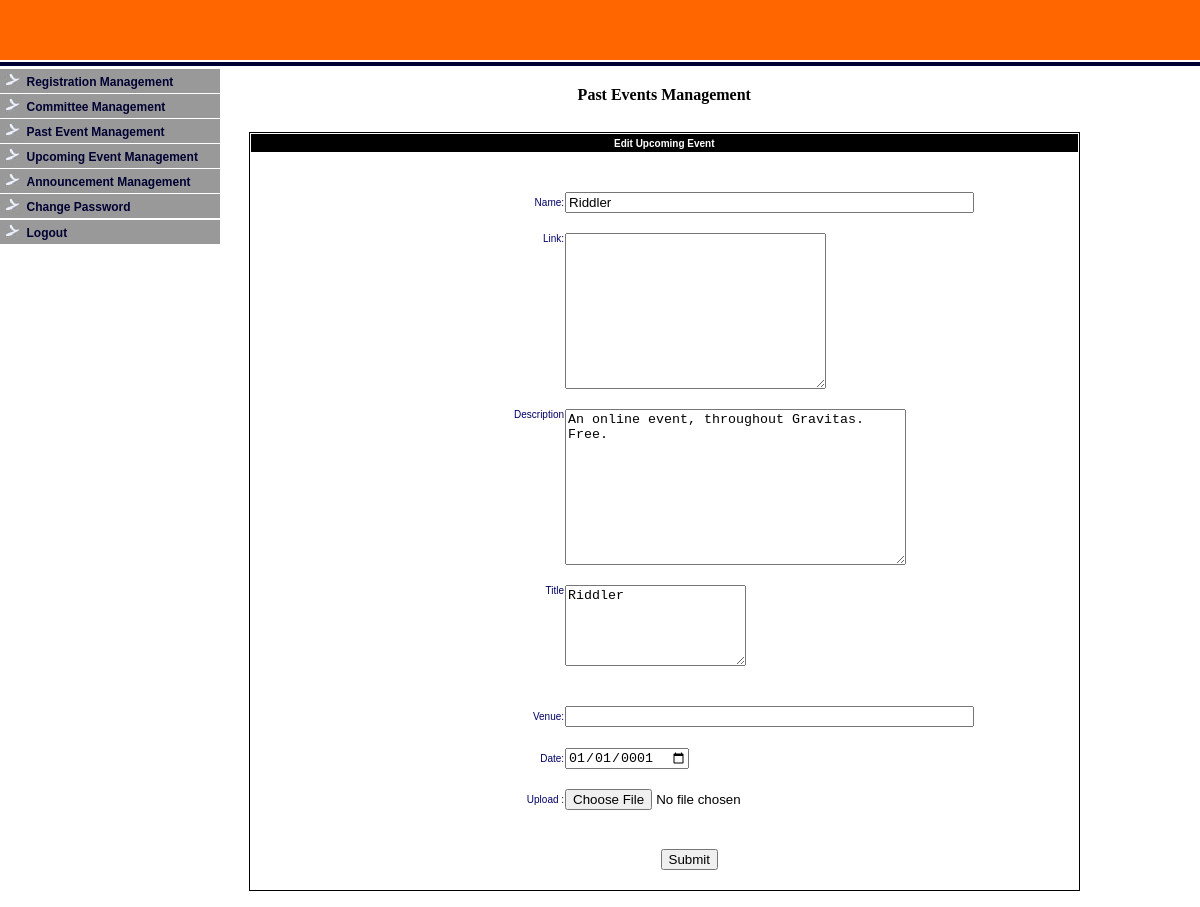
Screenshot of /admin/u_event_edit.php?id=9 with the database file from the repository.
### tables this page shows
CREATE TABLE IF NOT EXISTS `events_upcoming` (
  `id` int(11) NOT NULL AUTO_INCREMENT,
  `name` varchar(200) NOT NULL,
  `date` date NOT NULL,
  `added_by` varchar(200) NOT NULL,
  `added_on` datetime NOT NULL,
  `desc` text NOT NULL,
  `venue` varchar(200) NOT NULL,
  `image` text NOT NULL,
  `link` text NOT NULL,
  `title` text NOT NULL,
  PRIMARY KEY (`id`)
);

### admin/u_event_edit.php (the view, shortened to what this page needs)
<?php
$msgdisplay="";
include("../lib/connection.php");
	$id=$_REQUEST['id'];
$sql_event="SELECT * FROM `events_upcoming` WHERE `id`='$id'";
$rs_event= $mysqli->query($sql_event);
$row_event= $rs_event->fetch_array();
?>
<html>
<head>
<link href="../styles/admin_style.css" rel="stylesheet" type="text/css">
</head>
<body style="margin:0px; padding:0px;">
<?php include("header.php");    ?>
<table align="left" border="0" cellpadding="0" cellspacing="0" width="90%"  >
		<tr>
		<td align="left" valign="top" width="20%">
					 <?php include("left.php");    ?>
		</td>
		<td align="center" valign="top" width="68%">
					<table align="center" border="0" cellpadding="0" cellspacing="0" width="100%">
							<tr height="20"><td colspan="2"></td></tr>
							<tr>
							<td colspan="4" class="black" align="center"><b>Past Events Management</b></td>
							</tr>
							<tr height="10"><td colspan="2"></td></tr>
							<tr>
							<td align="center" width="15%">&nbsp;</td>
							<td colspan="2" class="mysty4" align="center" width="70%" style="color:#FF0000;">&nbsp;<?php echo $msgdisplay; ?></td>
							<td align="center" width="15%">&nbsp;</td>
							</tr>
					</table>
<form name="f1" id="f1" method="post" action="" enctype="multipart/form-data" onSubmit="return validate();">
					<table   align="center"  cellpadding="0" cellspacing="1" width="100%" style="border:1px solid #000000;">
		 <tr class="mysty2" bgcolor="#A9B63D" height="18">
    				<td colspan="2" class="mysty2" align="center" bgcolor="#000000"><span class="style2"><strong><font color="#ffffff">Edit Upcoming Event</font></strong></span></td>
		  </tr>
		<tr><td colspan="2">&nbsp;</td></tr>
<tr>
<td height="5">&nbsp;</td>
<td height="5">&nbsp;</td>
</tr>
<tr>
<tr>
<td class="mysty1"   width="250" align="right">Name:</td>
<td width="332"><input name="name" size="48" id="name" value="<?php echo $row_event['name']; ?>" type="text"></td>
</tr>
<tr>
<td height="5">&nbsp;</td>
<td height="5">&nbsp;</td>
</tr>
<tr>
<td class="mysty1"   width="250" align="right" valign="top">Link:</td>
<td width="332">
<textarea name="link" id="link" cols="30" rows="10"><?php echo $row_event['link']; ?></textarea>
</td>
</tr>
<tr>
<td height="5">&nbsp;</td>
<td height="5">&nbsp;</td>
</tr>
<tr>
<td class="mysty1"   width="250" align="right" valign="top">Description</td>
<td width="332">
<textarea name="desc" id="desc" cols="40" rows="10"><?php echo $row_event['desc']; ?></textarea>
</td>
</tr>
<tr>
<td height="5">&nbsp;</td>
<td height="5">&nbsp;</td>
</tr>
<tr>
<td class="mysty1"   width="250" align="right" valign="top">Title</td>
<td width="332">
<textarea name="title" id="title" cols="20" rows="5"><?php echo $row_event['title']; ?></textarea>
</td>
</tr>
<tr>
<td height="5">&nbsp;</td>
<td height="5">&nbsp;</td>
</tr>
<tr>
<td height="5">&nbsp;</td>
<td height="5">&nbsp;</td>
</tr>
<tr>
<tr>
<td class="mysty1"   width="250" align="right">Venue:</td>
<td width="332"><input name="venue" value="<?php echo $row_event['venue']; ?>" size="48" id="venue" type="text"></td>
</tr>
<tr>
<td height="5">&nbsp;</td>
<td height="5">&nbsp;</td>
</tr>
<tr>
<tr>
<td class="mysty1"   width="250" align="right">Date:</td>
<td width="332"><input name="date" size="48" id="date" type="date" value="<?php echo $row_event['date']; ?>"></td>
</tr>
<tr>
<td height="5">&nbsp;</td>
<td height="5">&nbsp;</td>
</tr>
<tr>
<td class="mysty1"   width="250" align="right">Upload :</td>
<td width="332"><input type="file" name="file0" id="file0"   ></td>
</tr>
<tr>
<td height="5">&nbsp;</td>
<td height="5"><div id="new_image_again" style="color:#CC0000; font-size:12px;"></div></td>
</tr>
<tr>
<td height="5">&nbsp;</td>
<td height="5">&nbsp;</td>
</tr>
    <tr>
      <td colspan="2" style="padding-left: 50px;" align="center">
	   <input type="submit" value="Submit" name='submit'></td>
    </tr>
<tr><td colspan="2">&nbsp;</td></tr>
	</table>
	</form>
		</td>
		</tr>
</table>
<p><img src="../images/white_px.jpg" border="0" height="10"></p>
</body>
</html>

### styles/admin_style.css (style rules this page uses)
.mysty1 { font-family:Verdana, Arial, Helvetica, sans-serif; font-size:10px; color:#006; }
.mysty2 { font-family:Verdana, Arial, Helvetica, sans-serif; font-size:10px; color:#FFFFFF; }
.mysty4 { font-family:Verdana, Arial, Helvetica, sans-serif; font-size:12px; font-weight:bold; color:#000000; }

### rows the page displays
events_upcoming: name "Riddler", desc "An online event, throughout Gravitas. Free.", title "Riddler", date "01/01/0001"
